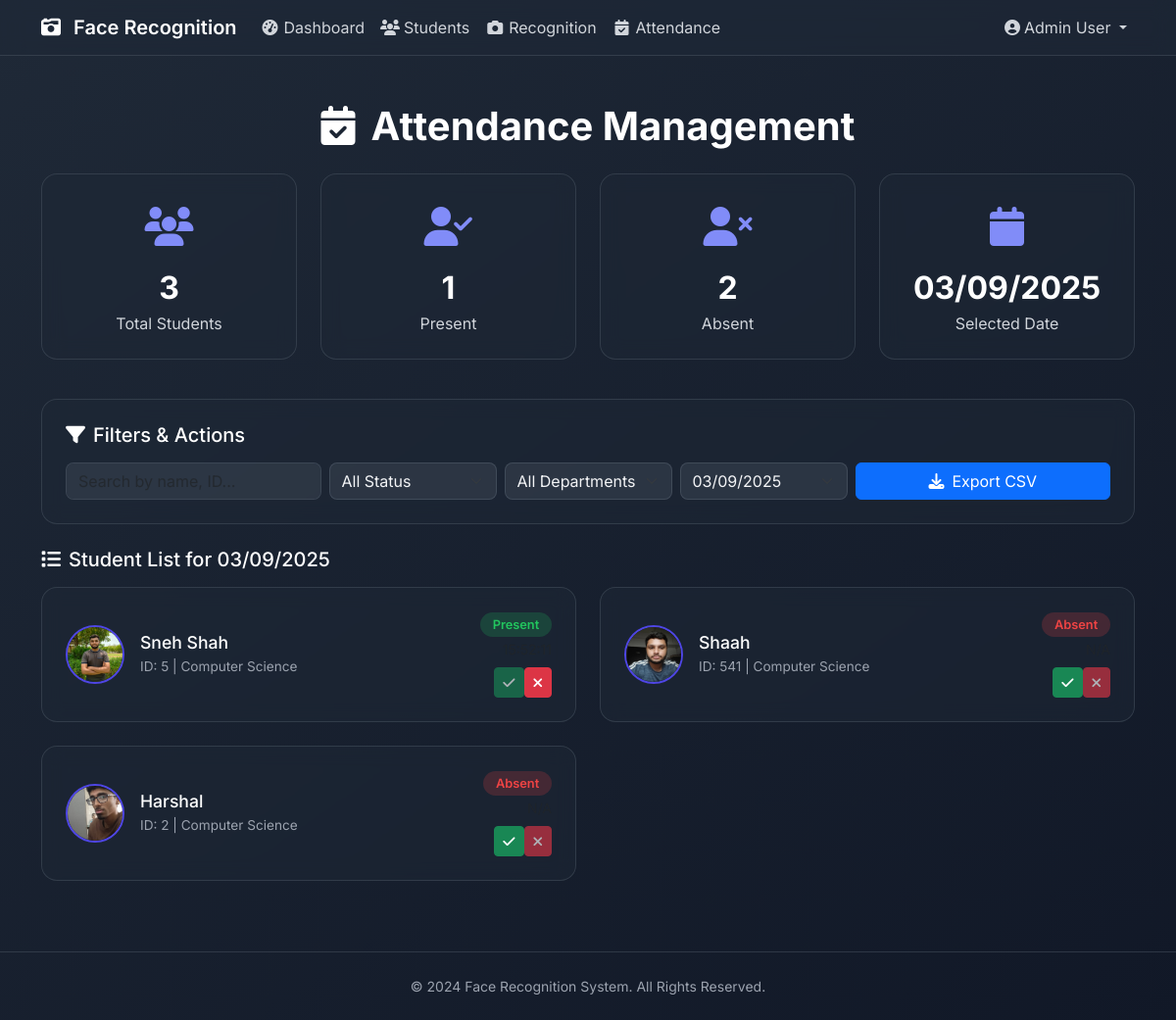
Page /attendance (signed in) on the committed database.
### app.py (models this page shows)
class Attendance(db.Model):
    id = db.Column(db.Integer, primary_key=True)
    student_id = db.Column(db.String(20), nullable=False)
    roll = db.Column(db.String(20), nullable=False)
    name = db.Column(db.String(100), nullable=False)
    department = db.Column(db.String(50), nullable=False)
    time = db.Column(db.String(20), nullable=False)
    date = db.Column(db.String(20), nullable=False)
    status = db.Column(db.String(20), default='Present')

class Student(db.Model):
    id = db.Column(db.Integer, primary_key=True)
    student_id = db.Column(db.String(20), unique=True, nullable=False)
    name = db.Column(db.String(100), nullable=False)
    roll = db.Column(db.String(20), nullable=False)
    department = db.Column(db.String(50), nullable=False)
    course = db.Column(db.String(50), nullable=False)
    year = db.Column(db.String(10), nullable=False)
    semester = db.Column(db.String(10), nullable=False)
    division = db.Column(db.String(10), nullable=False)
    gender = db.Column(db.String(10), nullable=False)
    dob = db.Column(db.String(20), nullable=False)
    email = db.Column(db.String(100), nullable=False)
    phone = db.Column(db.String(20), nullable=False)
    address = db.Column(db.Text, nullable=False)
    teacher = db.Column(db.String(100), nullable=False)
    photo = db.Column(db.String(200), nullable=False)

### app.py (the view)
@app.route('/attendance', methods=['GET', 'POST'])
def attendance():
    if 'user_id' not in session:
        return redirect(url_for('login'))
    selected_date = request.args.get('date', datetime.now().strftime('%d/%m/%Y'))
    all_students = Student.query.all()
    attendance_records = Attendance.query.filter_by(date=selected_date).all()
    attendance_status = {rec.student_id: {'status': rec.status, 'time': rec.time} for rec in attendance_records}
    student_attendance_data = []
    for student in all_students:
        status_info = attendance_status.get(student.student_id)
        if status_info:
            student_attendance_data.append({
                'student': student,
                'status': status_info['status'],
                'time': status_info['time'],
                'date': selected_date
            })
        else:
            student_attendance_data.append({
                'student': student,
                'status': 'Absent',
                'time': 'N/A',
                'date': selected_date
            })
    available_dates = [r[0] for r in db.session.query(Attendance.date).distinct().order_by(Attendance.date.desc()).all()]
    if selected_date not in available_dates:
        available_dates.insert(0, selected_date)
    return render_template(
        'attendance.html',
        student_attendance_data=student_attendance_data,
        selected_date=selected_date,
        available_dates=available_dates
    )

### templates/attendance.html (shortened to what this page needs)
{% extends "base.html" %}
{% block content %}
<div class="container py-5">
    <div class="page-header text-center mb-4">
        <h1><i class="fas fa-calendar-check me-3"></i>Attendance Management</h1>
    </div>
    <div class="row mb-4">
        <div class="col-md-3 mb-3"><div class="stat-card glass-card h-100 text-center"><div class="icon mb-2"><i class="fas fa-users"></i></div><div class="number">{{ student_attendance_data|length }}</div><div class="label">Total Students</div></div></div>
        <div class="col-md-3 mb-3"><div class="stat-card glass-card h-100 text-center"><div class="icon mb-2"><i class="fas fa-user-check"></i></div><div class="number">{{ student_attendance_data|selectattr('status', 'equalto', 'Present')|list|length }}</div><div class="label">Present</div></div></div>
        <div class="col-md-3 mb-3"><div class="stat-card glass-card h-100 text-center"><div class="icon mb-2"><i class="fas fa-user-times"></i></div><div class="number">{{ student_attendance_data|selectattr('status', 'equalto', 'Absent')|list|length }}</div><div class="label">Absent</div></div></div>
        <div class="col-md-3 mb-3"><div class="stat-card glass-card h-100 text-center"><div class="icon mb-2"><i class="fas fa-calendar"></i></div><div class="number">{{ selected_date }}</div><div class="label">Selected Date</div></div></div>
    </div>
    <div class="glass-card mb-4">
        <h5 class="mb-3 text-white"><i class="fas fa-filter me-2"></i>Filters & Actions</h5>
        <div class="row g-2 align-items-center">
            <div class="col-lg-3"><input type="text" class="form-control" id="attendanceSearch" placeholder="Search by name, ID..."></div>
            <div class="col-lg-2 col-md-3"><select class="form-select" id="statusFilter"><option value="">All Status</option><option value="Present">Present</option><option value="Absent">Absent</option></select></div>
            <div class="col-lg-2 col-md-3"><select class="form-select" id="departmentFilter"><option value="">All Departments</option></select></div>
            <div class="col-lg-2 col-md-3"><select class="form-select" id="dateFilter" onchange="changeDate()">{% for date in available_dates %}<option value="{{ date }}" {% if date == selected_date %}selected{% endif %}>{{ date }}</option>{% endfor %}</select></div>
            <div class="col-lg-3 col-md-3"><a href="{{ url_for('export_csv', date=selected_date) }}" class="btn btn-primary w-100"><i class="fas fa-download me-2"></i>Export CSV</a></div>
        </div>
    </div>
    <h5 class="mb-3 text-white"><i class="fas fa-list me-2"></i>Student List for {{ selected_date }}</h5>
    <div class="row" id="attendanceContainer">
        {% for data in student_attendance_data %}
        <div class="col-lg-6 mb-4 student-item">
            <div class="glass-card h-100">
                <div class="d-flex justify-content-between align-items-center">
                    <div class="d-flex align-items-center">
                        <img src="{{ url_for('static', filename='uploads/' + data.student.photo) }}" alt="{{ data.student.name }}" class="student-photo me-3">
                        <div class="student-info">
                            <h5>{{ data.student.name }}</h5>
                            <small>ID: {{ data.student.student_id }} | {{ data.student.department }}</small>
                        </div>
                    </div>
                    <div class="text-end">
                        <span class="status-badge status-{{ data.status.lower() }}">{{ data.status }}</span>
                        <small class="d-block text-muted mt-1">{{ data.time }}</small>
                        <div class="btn-group mt-2" role="group">
                            <form method="POST" action="{{ url_for('mark_attendance') }}" class="d-inline">
                                <button type="submit" class="btn btn-sm btn-success" {% if data.status == 'Present' %}disabled{% endif %}>
                                    <i class="fas fa-check"></i>
                                </button>
                            </form>
                            <form method="POST" action="{{ url_for('mark_attendance') }}" class="d-inline">
                                <button type="submit" class="btn btn-sm btn-danger" {% if data.status == 'Absent' %}disabled{% endif %}>
                                    <i class="fas fa-times"></i>
                                </button>
                            </form>
                        </div>
                    </div>
                </div>
            </div>
        </div>
        {% endfor %}
    </div>
    </div>
{% endblock %}

### templates/base.html (style rules this page uses)
body { font-family: 'Inter', sans-serif; background-color: #111827; color: #d1d5db; }

### templates/attendance.html (style rules this page uses)
body { background-color: #111827; background-image: linear-gradient(145deg, #1f2937 0%, #111827 100%); color: #d1d5db; font-family: 'Inter', sans-serif; }
.glass-card { background-color: rgba(31, 41, 55, 0.5); backdrop-filter: blur(10px); -webkit-backdrop-filter: blur(10px); border-radius: 1rem; border: 1px solid rgba(75, 85, 99, 0.5); padding: 1.5rem; }
.page-header h1 { font-size: 2.5rem; color: #fff; font-weight: 700; }
.stat-card .icon { font-size: 2.5rem; color: #818cf8; }
.stat-card .number { font-size: 2rem; font-weight: bold; color: #fff; }
.form-control, .form-select { background-color: rgba(55, 65, 81, 0.6); border: 1px solid rgba(75, 85, 99, 0.7); color: #f3f4f6; border-radius: 0.5rem; }
.status-badge { padding: 0.3rem 0.8rem; border-radius: 999px; font-size: 0.8rem; font-weight: 600; }
.status-present { background-color: rgba(34, 197, 94, 0.2); color: #22c55e; }
.status-absent { background-color: rgba(239, 68, 68, 0.2); color: #ef4444; }
.student-photo { width: 60px; height: 60px; object-fit: cover; border-radius: 50%; border: 2px solid #4f46e5; }
.student-info h5 { color: #fff; margin: 0; font-size: 1.1rem; }
.student-info small { color: #9ca3af; font-size: 0.85rem; }

### rows in the picture
Attendance: photo (picture), student.name "Sneh Shah", student.student_id "5", student.department "Computer Science", status "Present"
Attendance: photo (picture), student.name "Shaah", student.student_id "541", student.department "Computer Science", status "Absent"
Student: photo (picture), student.name "Harshal", student.student_id "2", student.department "Computer Science"

### other values in the picture
{{ session.user_name }} "Admin User"
{{ student_attendance_data|length }} "3"
{{ selected_date }} "03/09/2025"
{{ data.status }} "Absent"
form field value "03/09/2025"
